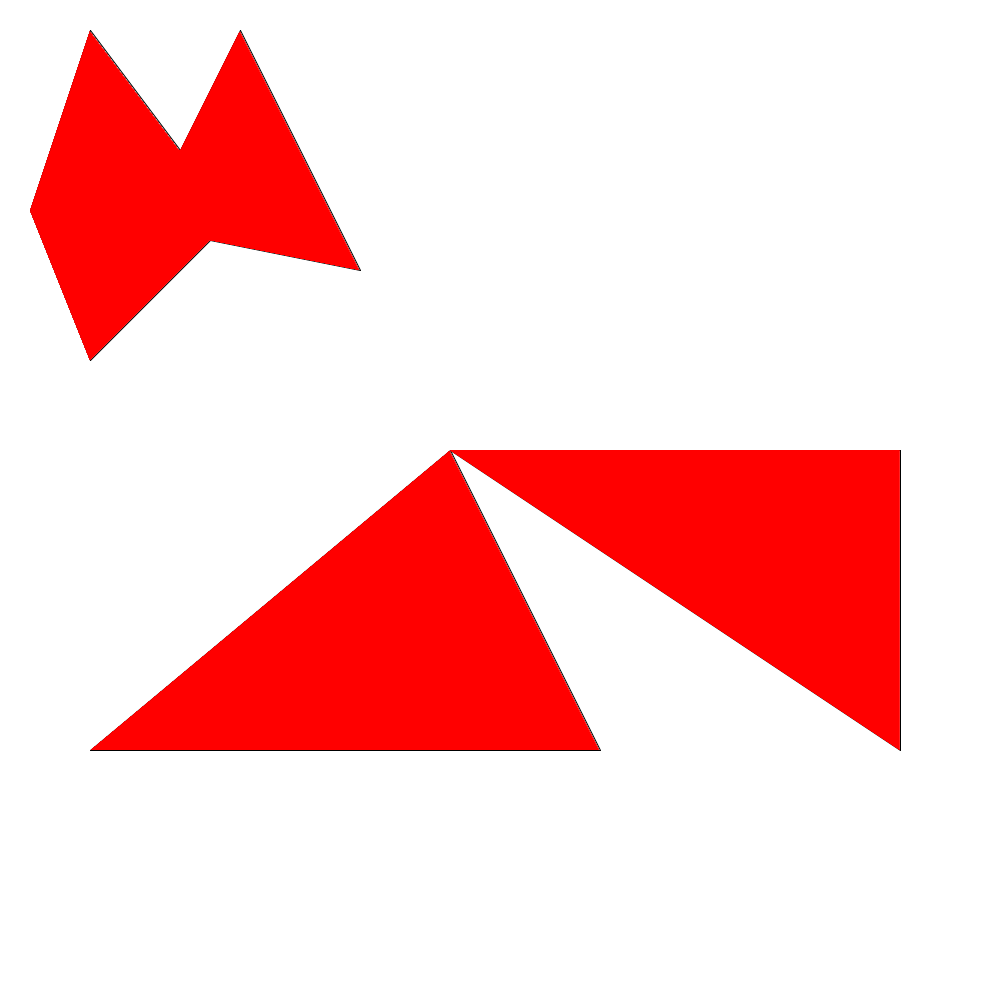
Frame 1 (no input)
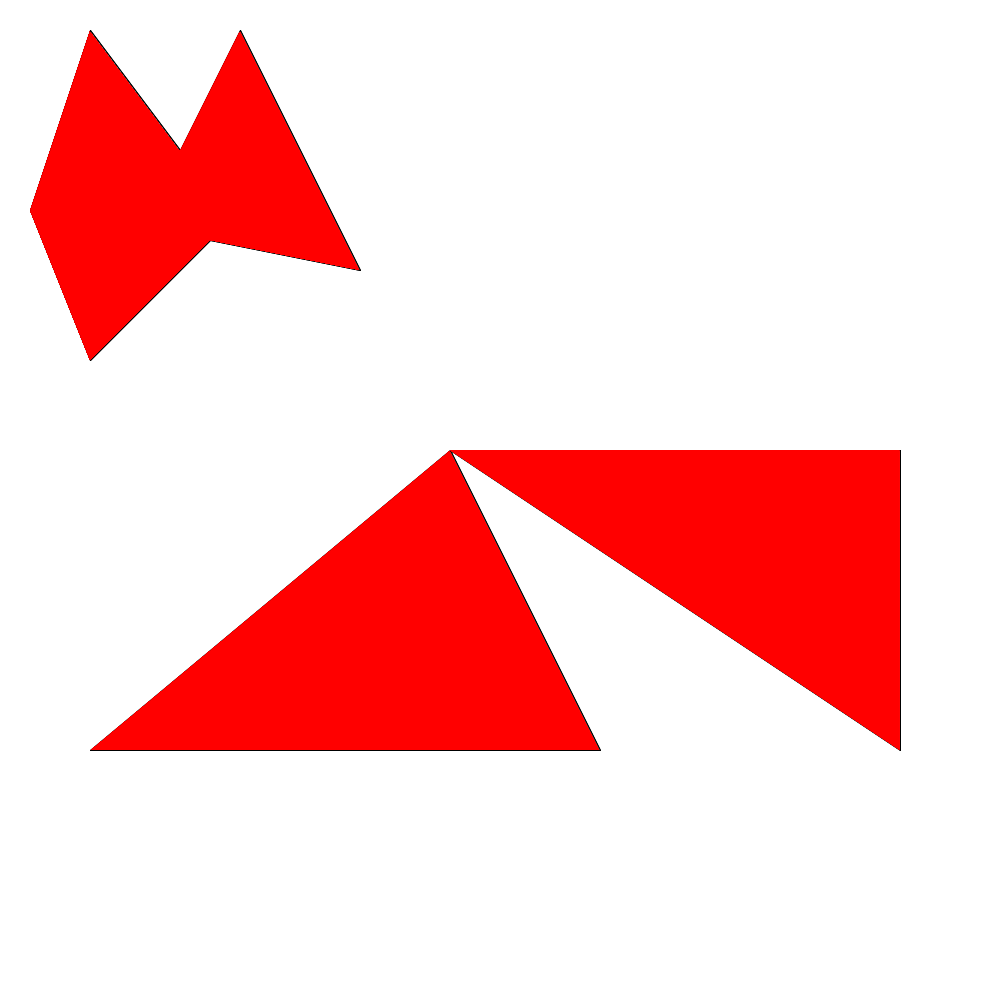
Frame 2 (the mouse pressed at the canvas centre, redrawn once)

The Processing sketch that drew these frames (run headless with seeded random() and noise(); the mouse was pressed at the canvas centre and the sketch redrawn once):

// Processing sketch: Cg06_AET_PolygonFill
// ── Cg06_AET_PolygonFill.pde
//有效边表多边形填充算法填充多边形Polygon polygon;
int scale = 30;

Polygon polygon;
Polygon polygon1;

void setup()
{
    size(1000, 1000);
    background(255);
    
    Point[] points = new Point[7];
    points[0] = new Point(7*scale,8*scale);
    points[1] = new Point(3*scale,12*scale);
    points[2] = new Point(1*scale,7*scale);
    points[3] = new Point(3*scale,1*scale);
    points[4] = new Point(6*scale,5*scale);
    points[5] = new Point(8*scale,1*scale);
    points[6] = new Point(12*scale,9*scale);
    polygon = new Polygon(points);
    
    points = new Point[6];
    points[0] = new Point(15*scale,15*scale);
    points[1] = new Point(3*scale,25*scale);
    points[2] = new Point(20*scale,25*scale);
    points[3] = new Point(15*scale,15*scale);
    points[4] = new Point(30*scale,25*scale);
    points[5] = new Point(30*scale,15*scale);
    polygon1 = new Polygon(points);
}

void draw()
{
    stroke(0);
    polygon.Render();
    polygon.FillPolygon();
   
    stroke(0);
    polygon1.Render();
    polygon1.FillPolygon();
  
    noLoop();
}

// ── Polygon.pde
public class Point
{
    public int x;
    public int y;
    
    public Point(int _x, int _y)
    {
        x = _x;
        y = _y;
    }
}
 
/*
   多边形的有效边
*/
public class Edge
{
    public double x;         //活动边最小y坐标的顶点的x坐标
    public int    yMax;      //边的最大y坐标
    public double k;         //边的斜率的倒数
    
    public Edge nextEdge; //下一条边
    
    public Edge()
    {
       
    }
    
    public Edge(double _x, int _yMax, double _k)
    {
        x    = _x;
        yMax = _yMax;
        k    =_k;
    }
}

/*
   扫描线对应的桶
*/
public class Bucket
{
    public int    scanLine;  //对应的扫描线
    public Edge   firstEdge;
    public Bucket nextBucket;
    
    public Bucket(int _scanLine, Edge edge)
    {
        scanLine = _scanLine;
        firstEdge = edge;
    }
    
    public Bucket()
    {
      
    }
}

public class Polygon
{
    private Point[] points;
    
    public Polygon(Point[] _points)
    {
        points = _points;
    }
    
    public void Render()
    {
        int lastPoint = points.length -1;
        for(int i = 0; i < points.length; ++i)
        {
            line(points[lastPoint].x, points[lastPoint].y ,points[i].x, points[i].y);
            lastPoint = i;
        }
    }
    
    private Bucket CreateBuckets()
    {
        //创建扫描线的桶链表的头结点
        Bucket buckets = new Bucket();  
        
        //遍历所有多边形的点
        int lastPointIndex = points.length -1;
        for(int i = 0; i < points.length; ++i)
        {
            Point lastPoint = points[lastPointIndex];
            lastPointIndex = i;
            //水平边和扫描线有很多交点，故当作扫描线忽略不加入边表
            if(lastPoint.y == points[i].y)
            {
                continue;
            }
            
            Point highPoint = lastPoint.y > points[i].y ? lastPoint : points[i];  //y坐标更大的点
            Point lowPoint  = lastPoint.y > points[i].y ? points[i] : lastPoint;  //y坐标更小的点
          
            Edge edge = new Edge(lowPoint.x, highPoint.y, (highPoint.x - lowPoint.x)/(double)(highPoint.y - lowPoint.y));
            AddEdgeToBucket(buckets, edge, lowPoint.y);
        }
        return buckets;
    }
    
    //使用插入排序创建桶
    private void AddEdgeToBucket(Bucket buckets, Edge edge, int scanLine)
    {
        Bucket prevBucket = buckets;
        Bucket curBucket  = buckets.nextBucket;
        while(curBucket != null)
        {
            //扫描线和桶的扫描线相同
            if(curBucket.scanLine == scanLine)
            {
                edge.nextEdge = curBucket.firstEdge;
                curBucket.firstEdge = edge;
                return;
            }
            else if(scanLine < curBucket.scanLine)  //如果新边的x比当前边小，插入到当前边之前
            {
                break;
            }

            prevBucket = curBucket;
            curBucket  = curBucket.nextBucket;
       }
                
       Bucket tempBucket = new Bucket(scanLine,edge);
       tempBucket.nextBucket = prevBucket.nextBucket;
       prevBucket.nextBucket = tempBucket;
    }
    
    //添加有效活动边到有效活动边表中
    private void AddActiveEdgeToET(Edge headNode, Edge newEdge)
    {   
        //使用插入排序，先按照边的x从小到大排序，如果x相同，再按照k的从小到大排序
        //headNode的有效边表已经是有序的
        while(newEdge != null)
        {
            Edge prevEdge = headNode;
            Edge curEdge  = headNode.nextEdge;
            while(curEdge != null)
            {
                //如果两条边的x相同
                if(newEdge.x == curEdge.x)
                {
                    if(newEdge.k <= curEdge.k)
                    {
                        break;
                    }
                }
                else if(newEdge.x < curEdge.x)  //如果新边的x比当前边小，插入到当前边之前
                {
                    break;
                }

                prevEdge = curEdge;
                curEdge = curEdge.nextEdge;
            }
                
            Edge tempEdge = newEdge;
            newEdge = newEdge.nextEdge;
            tempEdge.nextEdge = prevEdge.nextEdge;
            prevEdge.nextEdge = tempEdge;
        }
    }
    
    //刷新有效活动边表，删除非活动边，递增x
    private void RefreshAET(Edge headNode, int yMax)
    {
        Edge prevEdge = headNode;
        Edge curEdge  = headNode.nextEdge;
      
        while(curEdge != null)
        {
            if(curEdge.yMax == yMax)
            {
                prevEdge.nextEdge = curEdge.nextEdge;
            }
            else
            {
                curEdge.x += curEdge.k;    
                prevEdge = curEdge;
            }
            curEdge = curEdge.nextEdge;
        }
    }
    
    //使用有效边表填充算法填充多边形
    public void FillPolygon()
    {
        /*
            第一步 获取多边形所有顶点的最小y值和最大y值
        */
        int yMin, yMax;
        yMin = yMax = points[0].y;
        for(int i = 1; i < points.length; ++i)
        {
            int y = points[i].y;
            if(y < yMin)
            {
                yMin = y;
            }
            if(y > yMax)
            {
                yMax = y;
            }
        }
        
        /*
            第二步 根据扫描线来创建扫描线的边表桶
        */
        Bucket buckets = CreateBuckets();
        
        /*
            第三步 从下到上遍历所有扫描线
        */
        Edge headNode = new Edge();       //生成有效边表的头结点
        buckets = buckets.nextBucket;     //获取边表桶的首元结点
        stroke(255,0,0);                  //设置填充颜色
        for(int y = yMin; y <= yMax; ++y)
        {
            if(buckets != null && buckets.scanLine == y)
            {
                AddActiveEdgeToET(headNode, buckets.firstEdge);
                buckets = buckets.nextBucket;
            }
            
            boolean fillNow = false;         //是否立刻填充像素点
            double startX = 0, endX = 0;     //待填充的起点和终点
            Edge curEdge = headNode.nextEdge;
            while(curEdge != null)
            {
                if(fillNow)
                {
                    endX = curEdge.x - 1; //左闭右开
                    if(startX < endX)
                        line((float)startX, (float)(y),(float)endX,(float)(y));
                    /*//使用point一个一个设置像素，效率较低
                    for(double x = startX; x <= endX; ++x)
                    {
                        //四舍五入x
                        point((int)(x + 0.5), y);
                    }*/
                }
                else
                {
                    startX = curEdge.x;
                }
                
                fillNow = !fillNow;
                curEdge = curEdge.nextEdge;
            }
            
            //根据下闭上开原则，将yMax == y + 1的边去除
            RefreshAET(headNode, y + 1);
        }
    }
}
